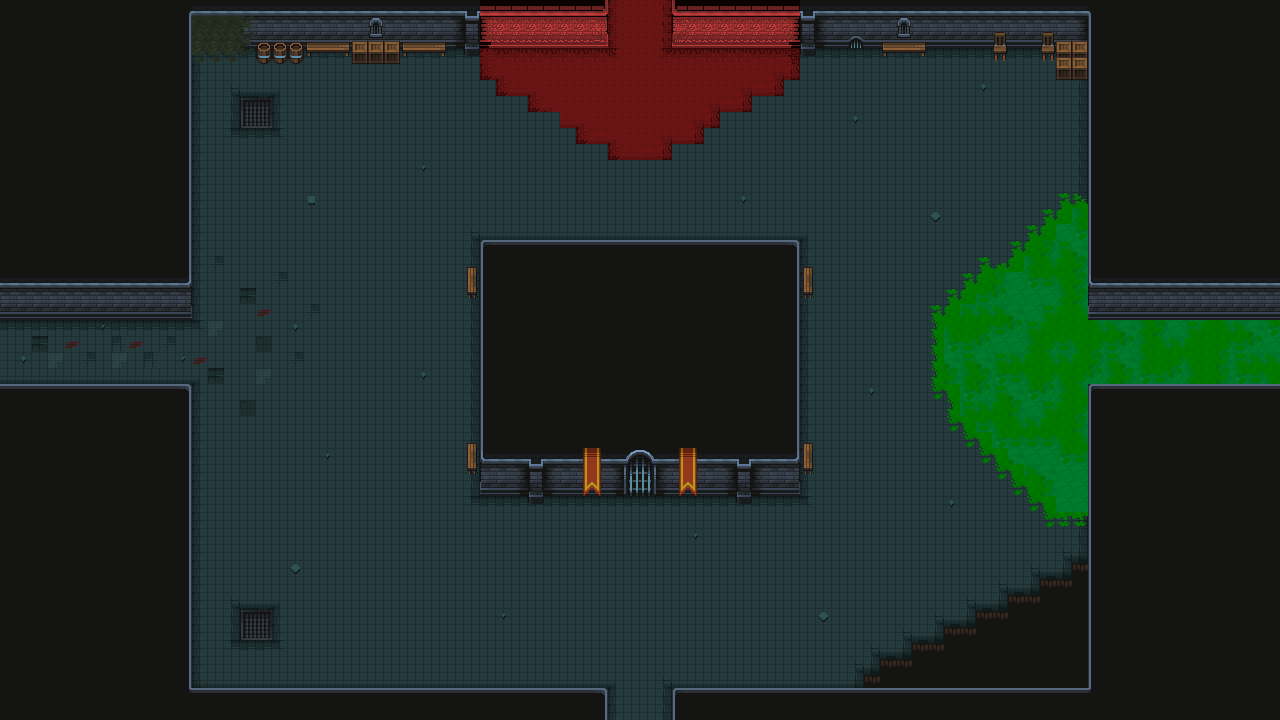

Rendered tile map (Tiled .tmx) drawn with the repository's tilesets; below, a short description and the map source with its tile grids summarised:
An orthogonal 80x45 tile map with 16x16 px tiles, 4 tile layers (Suelo, Paredes, Decoracion, Decoracion2), 4 tilesets and 7 objects.

<map version="1.10" tiledversion="1.10.0" orientation="orthogonal" renderorder="right-down" width="80" height="45" tilewidth="16" tileheight="16" infinite="0" nextlayerid="6" nextobjectid="16">
 <tileset firstgid="1" name="Tiles" tilewidth="16" tileheight="16" tilecount="625" columns="25">
  <image source="Tiles.png" width="400" height="400" />
  <wangsets>
   <wangset name="Suelo" type="corner" tile="-1">
    <wangcolor name="Esquinas" color="#ff0000" tile="-1" probability="1" />
    <wangcolor name="Centro" color="#00ff00" tile="-1" probability="1" />
    <wangtile tileid="4" wangid="0,1,0,2,0,1,0,1" />
    <wangtile tileid="5" wangid="0,1,0,2,0,2,0,1" />
    <wangtile tileid="6" wangid="0,1,0,1,0,2,0,1" />
    <wangtile tileid="7" wangid="0,2,0,1,0,2,0,2" />
    <wangtile tileid="8" wangid="0,2,0,1,0,1,0,2" />
    <wangtile tileid="9" wangid="0,2,0,2,0,1,0,2" />
    <wangtile tileid="29" wangid="0,2,0,2,0,1,0,1" />
    <wangtile tileid="30" wangid="0,2,0,2,0,2,0,2" />
    <wangtile tileid="31" wangid="0,1,0,1,0,2,0,2" />
    <wangtile tileid="32" wangid="0,1,0,1,0,2,0,2" />
    <wangtile tileid="33" wangid="0,1,0,1,0,1,0,1" />
    <wangtile tileid="34" wangid="0,2,0,2,0,1,0,1" />
    <wangtile tileid="54" wangid="0,2,0,1,0,1,0,1" />
    <wangtile tileid="55" wangid="0,2,0,1,0,1,0,2" />
    <wangtile tileid="56" wangid="0,1,0,1,0,1,0,2" />
    <wangtile tileid="57" wangid="0,1,0,2,0,2,0,2" />
    <wangtile tileid="58" wangid="0,1,0,2,0,2,0,1" />
    <wangtile tileid="59" wangid="0,2,0,2,0,2,0,1" />
   </wangset>
   <wangset name="Unnamed Set" type="corner" tile="-1">
    <wangcolor name="" color="#ff0000" tile="-1" probability="1" />
    <wangcolor name="" color="#00ff00" tile="-1" probability="1" />
    <wangtile tileid="14" wangid="0,1,0,0,0,1,0,1" />
    <wangtile tileid="15" wangid="0,1,0,0,0,0,0,1" />
    <wangtile tileid="16" wangid="0,1,0,1,0,0,0,1" />
    <wangtile tileid="39" wangid="0,0,0,0,0,1,0,1" />
    <wangtile tileid="41" wangid="0,1,0,1,0,0,0,0" />
    <wangtile tileid="64" wangid="0,0,0,1,0,1,0,1" />
    <wangtile tileid="65" wangid="0,0,0,1,0,1,0,0" />
    <wangtile tileid="66" wangid="0,1,0,1,0,1,0,0" />
   </wangset>
  </wangsets>
 </tileset>
 <tileset firstgid="626" name="Props" tilewidth="16" tileheight="16" tilecount="625" columns="25">
  <image source="Props.png" width="400" height="400" />
 </tileset>
 <tileset firstgid="1251" name="Prehistoric_Tiles" tilewidth="16" tileheight="16" tilecount="625" columns="25">
  <image source="Prehistoric_Tiles.png" width="400" height="400" />
  <wangsets>
   <wangset name="Suelo" type="corner" tile="-1">
    <wangcolor name="Esquinas" color="#ff0000" tile="-1" probability="1" />
    <wangcolor name="Centro" color="#00ff00" tile="-1" probability="1" />
    <wangtile tileid="10" wangid="0,1,0,2,0,1,0,1" />
    <wangtile tileid="11" wangid="0,1,0,2,0,2,0,1" />
    <wangtile tileid="12" wangid="0,1,0,1,0,2,0,1" />
    <wangtile tileid="35" wangid="0,2,0,2,0,1,0,1" />
    <wangtile tileid="36" wangid="0,2,0,2,0,2,0,2" />
    <wangtile tileid="37" wangid="0,1,0,1,0,2,0,2" />
    <wangtile tileid="60" wangid="0,2,0,1,0,1,0,1" />
    <wangtile tileid="61" wangid="0,2,0,1,0,1,0,2" />
    <wangtile tileid="62" wangid="0,1,0,1,0,1,0,2" />
    <wangtile tileid="85" wangid="0,2,0,1,0,2,0,2" />
    <wangtile tileid="86" wangid="0,2,0,1,0,1,0,2" />
    <wangtile tileid="87" wangid="0,2,0,2,0,1,0,2" />
    <wangtile tileid="110" wangid="0,1,0,1,0,2,0,2" />
    <wangtile tileid="111" wangid="0,1,0,1,0,1,0,1" />
    <wangtile tileid="112" wangid="0,2,0,2,0,1,0,1" />
    <wangtile tileid="135" wangid="0,1,0,2,0,2,0,2" />
    <wangtile tileid="136" wangid="0,1,0,2,0,2,0,1" />
    <wangtile tileid="137" wangid="0,2,0,2,0,2,0,1" />
   </wangset>
  </wangsets>
 </tileset>
 <tileset firstgid="1876" name="InfernalTiles" tilewidth="16" tileheight="16" tilecount="625" columns="25">
  <image source="InfernalTiles.png" width="400" height="400" />
  <wangsets>
   <wangset name="Suelo" type="corner" tile="-1">
    <wangcolor name="Esquinas" color="#ff0000" tile="-1" probability="1" />
    <wangcolor name="Centro" color="#00ff00" tile="-1" probability="1" />
    <wangtile tileid="4" wangid="0,1,0,2,0,1,0,1" />
    <wangtile tileid="5" wangid="0,1,0,2,0,2,0,1" />
    <wangtile tileid="6" wangid="0,1,0,1,0,2,0,1" />
    <wangtile tileid="7" wangid="0,2,0,1,0,2,0,2" />
    <wangtile tileid="8" wangid="0,2,0,1,0,1,0,2" />
    <wangtile tileid="9" wangid="0,2,0,2,0,1,0,2" />
    <wangtile tileid="29" wangid="0,2,0,2,0,1,0,1" />
    <wangtile tileid="30" wangid="0,2,0,2,0,2,0,2" />
    <wangtile tileid="31" wangid="0,1,0,1,0,2,0,2" />
    <wangtile tileid="32" wangid="0,1,0,1,0,2,0,2" />
    <wangtile tileid="34" wangid="0,2,0,2,0,1,0,1" />
    <wangtile tileid="54" wangid="0,2,0,1,0,1,0,1" />
    <wangtile tileid="55" wangid="0,2,0,1,0,1,0,2" />
    <wangtile tileid="56" wangid="0,1,0,1,0,1,0,2" />
    <wangtile tileid="57" wangid="0,1,0,2,0,2,0,2" />
    <wangtile tileid="58" wangid="0,1,0,2,0,2,0,1" />
    <wangtile tileid="59" wangid="0,2,0,2,0,2,0,1" />
   </wangset>
  </wangsets>
 </tileset>
 <layer id="1" name="Suelo" width="80" height="45">
  <properties>
   <property name="Draw" type="bool" value="true" />
   <property name="Navigation" type="bool" value="false" />
  </properties>
  <data>[3600 cells, 2797 non-empty, 18 distinct tile ids]</data>
 </layer>
 <layer id="2" name="Paredes" width="80" height="45">
  <properties>
   <property name="Draw" type="bool" value="true" />
   <property name="Navigation" type="bool" value="false" />
  </properties>
  <data>[3600 cells, 1568 non-empty, 50 distinct tile ids]</data>
 </layer>
 <layer id="3" name="Decoracion" width="80" height="45">
  <properties>
   <property name="Draw" type="bool" value="true" />
   <property name="Navigation" type="bool" value="false" />
  </properties>
  <data>[3600 cells, 488 non-empty, 89 distinct tile ids]</data>
 </layer>
 <layer id="4" name="Decoracion2" width="80" height="45">
  <properties>
   <property name="Draw" type="bool" value="true" />
   <property name="Navigation" type="bool" value="false" />
  </properties>
  <data>[3600 cells, 8 non-empty, 4 distinct tile ids]</data>
 </layer>
 <objectgroup id="5" name="Colliders">
  <properties>
   <property name="Platform" type="bool" value="true" />
  </properties>
  <object id="1" x="0" y="304">
   <polygon points="0,0 192,0 192,-272 256,-272 256,-256 448,-256 448,-272 464,-272 464,-256 480,-256 480,-272 608,-272 608,-304 0,-304" />
  </object>
  <object id="2" x="672" y="0">
   <polygon points="0,0 0,32 128,32 128,48 144,48 144,32 208,32 208,48 256,48 256,32 320,32 320,48 336,48 336,32 368,32 368,48 384,48 384,64 416,64 416,304 608,304 608,0" />
  </object>
  <object id="4" x="480" y="240">
   <polygon points="0,0 0,16 -16,16 -16,48 0,48 0,192 -16,192 -16,224 0,224 0,240 48,240 48,256 64,256 64,240 144,240 144,224 176,224 176,240 256,240 256,256 272,256 272,240 320,240 320,224 336,224 336,208 336,192 320,192 320,48 336,48 336,16 320,16 320,0" />
  </object>
  <object id="5" x="1280" y="384">
   <polygon points="0,0 -192,0 -192,176 -208,176 -208,192 -240,192 -240,208 -272,208 -272,224 -304,224 -304,240 -336,240 -336,256 -368,256 -368,272 -400,272 -400,288 -416,288 -416,304 -608,304 -608,336 0,336" />
  </object>
  <object id="6" x="0" y="384">
   <polygon points="0,0 192,0 192,304 608,304 608,336 0,336" />
  </object>
  <object id="14" x="671.5" y="-6.25">
   <polygon points="0,0 -64.5,-0.75 -63.5,-9.75 0.5,-9.75" />
  </object>
  <object id="15" x="-7" y="305">
   <polygon points="0,0 0,79 -9,79 -9,-1" />
  </object>
 </objectgroup>
</map>
